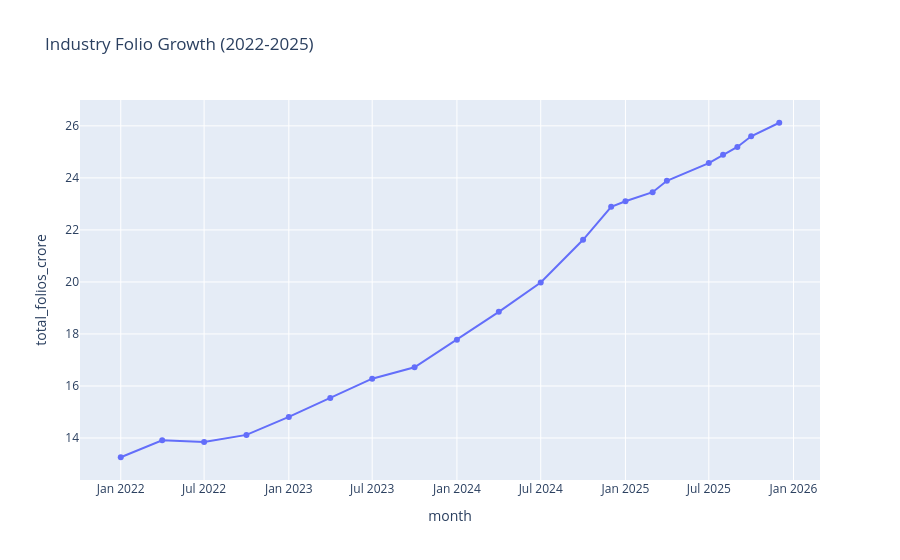

Notebook code cell kept with this figure:
### Code cell
folio["month"] = pd.to_datetime(folio["month"])

fig = px.line(
    folio,
    x="month",
    y="total_folios_crore",
    markers=True,
    title="Industry Folio Growth (2022-2025)"
)

fig.show()

### Figure 1 — Plotly figure (JSON) as saved in the notebook; plotly's stock layout.template omitted (floating-point values rounded to 4 significant figures)
{"data": [{"hovertemplate": "month=%{x}<br>total_folios_crore=%{y}<extra></extra>", "legendgroup": "", "line": {"color": "#636efa", "dash": "solid"}, "marker": {"symbol": "circle"}, "mode": "lines+markers", "name": "", "orientation": "v", "showlegend": false, "type": "scatter", "x": ["2022-01-01T00:00:00", "2022-04-01T00:00:00", "2022-07-01T00:00:00", "2022-10-01T00:00:00", "2023-01-01T00:00:00", "2023-04-01T00:00:00", "2023-07-01T00:00:00", "2023-10-01T00:00:00", "2024-01-01T00:00:00", "2024-04-01T00:00:00", "2024-07-01T00:00:00", "2024-10-01T00:00:00", "2024-12-01T00:00:00", "2025-01-01T00:00:00", "2025-03-01T00:00:00", "2025-04-01T00:00:00", "2025-07-01T00:00:00", "2025-08-01T00:00:00", "2025-09-01T00:00:00", "2025-10-01T00:00:00", "2025-12-01T00:00:00"], "xaxis": "x", "y": [13.26, 13.91, 13.85, 14.12, 14.81, 15.54, 16.28, 16.72, 17.78, 18.85, 19.98, 21.62, 22.89, 23.1, 23.45, 23.89, 24.57, 24.89, 25.19, 25.6, 26.12], "yaxis": "y"}], "layout": {"legend": {"tracegroupgap": 0}, "title": {"text": "Industry Folio Growth (2022-2025)"}, "xaxis": {"anchor": "y", "domain": [0, 1], "title": {"text": "month"}}, "yaxis": {"anchor": "x", "domain": [0, 1], "title": {"text": "total_folios_crore"}}}}
